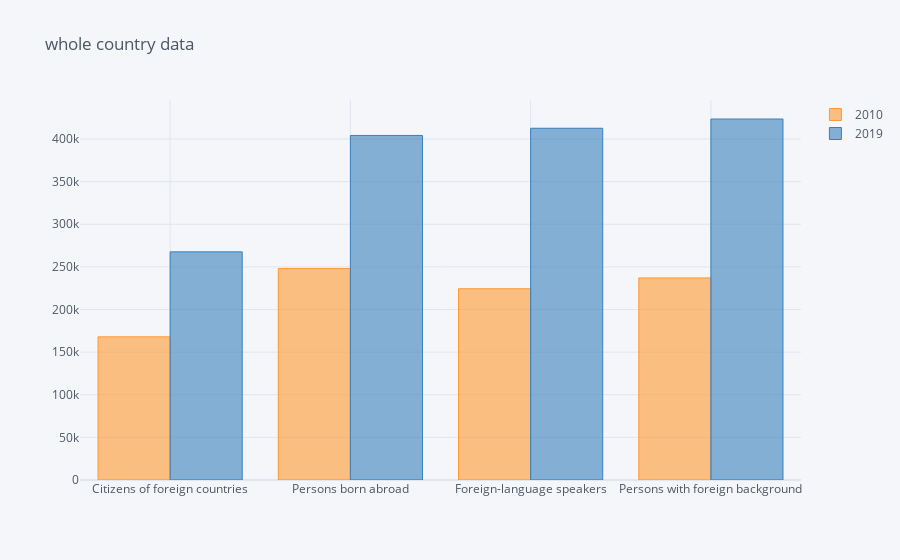

This figure's notebook cell:
### Code cell
whole_country=data2.query('Region=="WHOLE COUNTRY"').reset_index(drop=True).iplot(kind='bar',x='Attribute',y=[2010,2019],title='whole country data')
whole_country

### Figure 1 — Plotly figure (JSON) as saved in the notebook; plotly's stock layout.template omitted (floating-point values rounded to 4 significant figures)
{"data": [{"marker": {"color": "rgba(255, 153, 51, 0.6)", "line": {"color": "rgba(255, 153, 51, 1.0)", "width": 1}}, "name": "2010", "orientation": "v", "text": "", "type": "bar", "x": ["Citizens of foreign countries", "Persons born abroad", "Foreign-language speakers", "Persons with foreign background"], "y": [167954, 248135, 224388, 237066]}, {"marker": {"color": "rgba(55, 128, 191, 0.6)", "line": {"color": "rgba(55, 128, 191, 1.0)", "width": 1}}, "name": "2019", "orientation": "v", "text": "", "type": "bar", "x": ["Citizens of foreign countries", "Persons born abroad", "Foreign-language speakers", "Persons with foreign background"], "y": [267629, 404179, 412644, 423494]}], "layout": {"legend": {"bgcolor": "#F5F6F9", "font": {"color": "#4D5663"}}, "paper_bgcolor": "#F5F6F9", "plot_bgcolor": "#F5F6F9", "title": {"font": {"color": "#4D5663"}, "text": "whole country data"}, "xaxis": {"gridcolor": "#E1E5ED", "showgrid": true, "tickfont": {"color": "#4D5663"}, "title": {"font": {"color": "#4D5663"}, "text": ""}, "zerolinecolor": "#E1E5ED"}, "yaxis": {"gridcolor": "#E1E5ED", "showgrid": true, "tickfont": {"color": "#4D5663"}, "title": {"font": {"color": "#4D5663"}, "text": ""}, "zerolinecolor": "#E1E5ED"}}}
